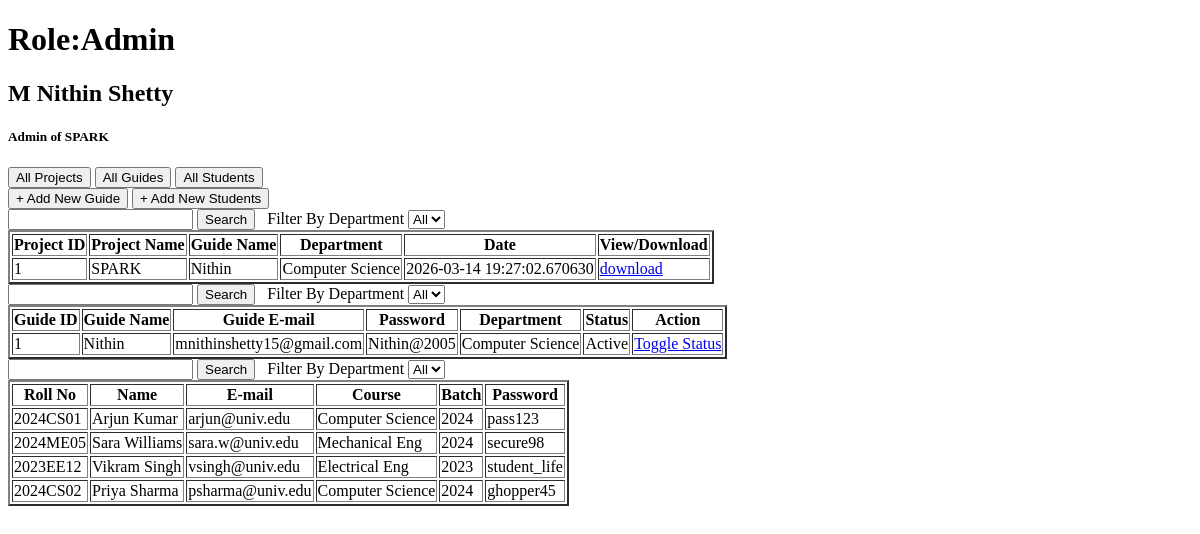
Before: /admin/dashboard with the older database file.
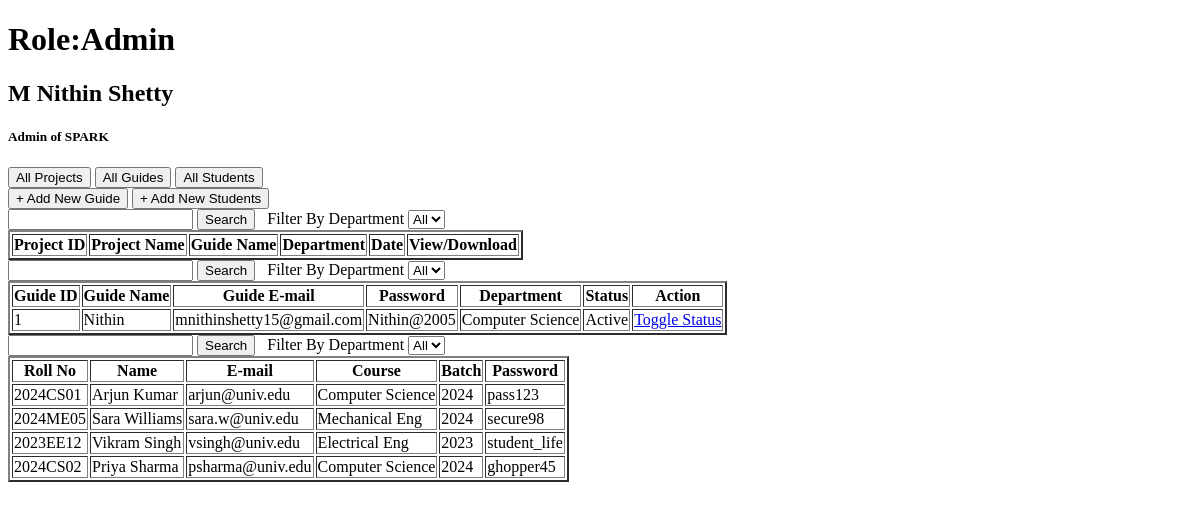
After: the same page with the newer database file.
### app.py (models this page shows, shortened)
class Project(db.Model):
    id = db.Column(db.Integer, primary_key=True)
    name = db.Column(db.String(200))
    stored_name = db.Column(db.String(200))
    submission_date = db.Column(db.DateTime, default=datetime.utcnow)
    batch = db.Column(db.String(20))
    status = db.Column(db.String(20), default='Pending')
    rejection_reason = db.Column(db.Text, nullable=True)
    guide_id = db.Column(db.String(50), db.ForeignKey('guide.id'))
    students= db.relationship('Student',backref='project',lazy=True)

class Guide(db.Model):
    id = db.Column(db.Integer, primary_key=True)
    name = db.Column(db.String(100))
    email = db.Column(db.String(100), unique=True)
    password = db.Column(db.String(100))
    department = db.Column(db.String(50))
    is_active = db.Column(db.Boolean, default=True)
    projects = db.relationship('Project', backref='guide', lazy=True)

class Student_login(db.Model):
    __tablename__ = 'Student_login'
    roll_no = db.Column(db.String(50), primary_key=True)
    name = db.Column(db.String(100))
    course = db.Column(db.String(100))
    email = db.Column(db.String(100))
    password = db.Column(db.String(100))
    batch = db.Column(db.String(20))

### app.py (the view)
@app.route('/admin/dashboard')
def admin_dash():
    guides = Guide.query.all()
    projects = Project.query.all()
    students= Student_login.query.all()
    return render_template('admin.html', guides=guides, projects=projects,students=students)

### templates/admin.html (shortened to what this page needs)
<!DOCTYPE html>
<html lang="en">
<head>
</head>
<body>
     <h1>Role:Admin</h1>
<div>
    <h2>M Nithin Shetty</h2>
    <h5>Admin of SPARK</h5>
</div>
<div>
    <input type="button" value="All Projects">
    <input type="button" value="All Guides">
    <input type="button" value="All Students">
</div>
<div>
    <input type="button" value="+ Add New Guide" onclick="window.location.href='/admin/add_guide';">
    <input type="button" value="+ Add New Students" onclick="window.location.href='/admin/add_students';">
</div>
<div>
    <input type="text">
    <input type="button" value="Search">
    <label for=""> &nbsp; Filter By Department</label>
    <select name="department" id="">
        <option value="All" id="pname">All</option>
    </select>
    <table border="2">
        <tr>
            <th>Project ID</th>
            <th>Project Name</th>
            <th>Guide Name</th>
            <th>Department</th>
            <th>Date</th>
            <th>View/Download</th>
        </tr>
        {% for p in projects %}
        <td>{{p.id}}</td>
        <td>{{p.name}}</td>
        <td>{{p.guide.name}}</td>
        <td>{{p.guide.department}}</td>
        <td>{{p.submission_date}}</td>
        <td><a href="/download/{{p.stored_name}}">download</a></td>
        {% endfor %}
    </table>
</div>
<div>
     <input type="text">
    <input type="button" value="Search">
    <label for=""> &nbsp; Filter By Department</label>
    <select name="department" id="">
        <option value="All" id="pname">All</option>
    </select>
    <table border="2">
        <tr>
            <th>Guide ID</th>
            <th>Guide Name</th>
            <th>Guide E-mail</th>
            <th>Password</th>
            <th>Department</th>
            <th>Status</th>
            <th>Action</th>
        </tr>
         {% for g in guides %}
        <tr>
            <td>{{ g.id }}</td><td>{{ g.name }}</td>
            <td>{{ g.email }}</td>
            <td>{{ g.password }}</td>
            <td>{{ g.department }}</td>
            <td>{{ "Active" if g.is_active else "Inactive" }}</td>
            <td><a href="/admin/toggle_guide/{{ g.id }}">Toggle Status</a></td>
        </tr>
        {% endfor %}
    </table>
</div>
<div>
     <input type="text">
    <input type="button" value="Search">
    <label for=""> &nbsp; Filter By Department</label>
    <select name="department" id="">
        <option value="All" id="pname">All</option>
    </select>
    <table border="2">
        <tr>
            <th>Roll No</th>
            <th>Name</th>
            <th>E-mail</th>
            <th>Course</th>
            <th>Batch</th>
            <th>Password</th>
        </tr>
        {% for s in students %}
        <tr>
            <td>{{s.roll_no}}</td>
            <td>{{s.name}}</td>
            <td>{{s.email}}</td>
            <td>{{s.course}}</td>
            <td>{{s.batch}}</td>
            <td>{{s.password}}</td>
        </tr>
        {% endfor %}
    </table>
</div>
</body>
</html>

Changed rows visible on the page:
removed Project: id "1", name "SPARK", guide.name "Nithin", guide.department "Computer Science", submission_date "2026-03-14 19:27:02.670630"
